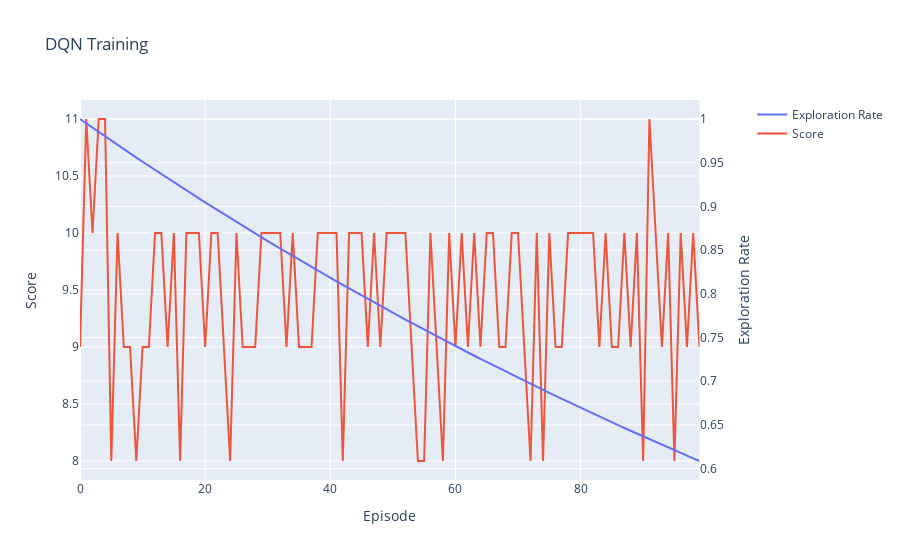
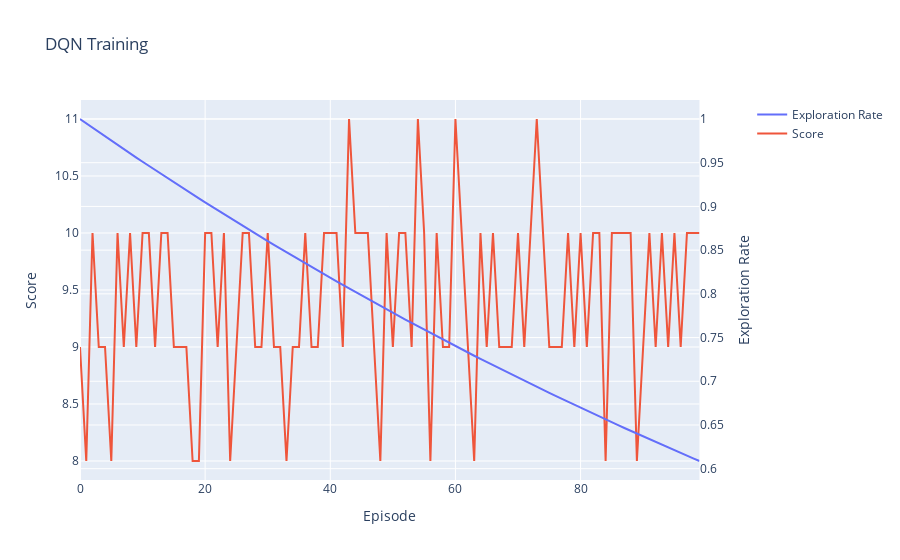

Notebook code for these charts, in order:
### Code cell
import gym
import plotly.express as px
from continuing_education.lib.experiments import ExperimentManager
import plotly.graph_objects as go
from plotly.subplots import make_subplots

def exploration_rate_line(*, explore_rate_decay: float, start_value: float, num_episodes: int) -> list[float]:
    """Plot the exploration rate over time."""
    exploration_rate = start_value
    exploration_rates = []
    for _ in range(num_episodes):
        exploration_rates.append(exploration_rate)
        exploration_rate *= explore_rate_decay
    return exploration_rates

if __name__ == "__main__":
    LR = 1e-2
    GAMMA = 0.99999  # Cartpole benefits from a high gamma because the longer the pole is up, the higher the reward
    HIDDEN_SIZES = [16, 16]
    NUM_EPISODES = 100
    MAX_T = 100
    BATCH_SIZE = 64
    MAX_MEMORY = 10000
    EXPLORE_RATE_DECAY = 0.995
    # Do this a few times to prove consistency
    last_10_percent_mean = []

    for _ in range(3):
        env = gym.make("CartPole-v1")
        value_network = QLearningModel(
            state_size=OBSERVATION_SPACE_SHAPE[0],
            action_size=ACTION_SPACE_SIZE,
            hidden_sizes=HIDDEN_SIZES,
        ).to(DEVICE)
        optimizer = optim.Adam(value_network.parameters(), lr=LR)
        scores = dqn_train(
            env=env,
            value_network=value_network,
            optimizer=optimizer,
            gamma=GAMMA,
            num_episodes=NUM_EPISODES,
            max_t=MAX_T,
            memory=ActionReplayMemory(MAX_MEMORY),
            batch_size=BATCH_SIZE,
            exploration_rate_decay=EXPLORE_RATE_DECAY,
        )
        # Calculate the mean of the last 10 % of the scores
        last_10_percent_mean.append(
            sum(scores[int(NUM_EPISODES * 0.9) :]) / (NUM_EPISODES * 0.1)
        )
        _exploration_rate_line = exploration_rate_line(explore_rate_decay=EXPLORE_RATE_DECAY, start_value=1.0, num_episodes=NUM_EPISODES)
        fig = make_subplots(specs=[[{"secondary_y": True}]])
        fig.add_trace(
            go.Scatter(x=[i for i in range(NUM_EPISODES)], y=_exploration_rate_line, name="Exploration Rate", mode="lines"),
            secondary_y=True,
        )
        fig.add_trace(
            go.Scatter(x=[i for i in range(NUM_EPISODES)], y=scores, name="Score", mode="lines"),
            secondary_y=False,
        )
        fig.update_layout(title="DQN Training")
        fig.update_xaxes(title_text="Episode")
        fig.update_yaxes(title_text="Exploration Rate", secondary_y=True)
        fig.update_yaxes(title_text="Score", secondary_y=False)
        fig.show()
    ExperimentManager(
        name="DQN",
        description="Main Results",
        primary_metric="last_10_percent_mean",
        file=__this_file,
    ).commit(metrics={"last_10_percent_mean": last_10_percent_mean})

### Figure 1 — Plotly figure (JSON) as saved in the notebook; plotly's stock layout.template omitted (floating-point values rounded to 4 significant figures)
{"data": [{"mode": "lines", "name": "Exploration Rate", "type": "scatter", "x": [0, 1, 2, 3, 4, 5, 6, 7, 8, 9, 10, 11, 12, 13, 14, 15, 16, 17, 18, 19, 20, 21, 22, 23, 24, 25, 26, 27, 28, 29, 30, 31, 32, 33, 34, 35, 36, 37, 38, 39, 40, 41, 42, 43, 44, 45, 46, 47, 48, 49, 50, 51, 52, 53, 54, 55, 56, 57, 58, 59, 60, 61, 62, 63, 64, 65, 66, 67, 68, 69, 70, 71, 72, 73, 74, 75, 76, 77, 78, 79, 80, 81, 82, 83, 84, 85, 86, 87, 88, 89, 90, 91, 92, 93, 94, 95, 96, 97, 98, 99], "xaxis": "x", "y": [1, 0.995, 0.99, 0.9851, 0.9801, 0.9752, 0.9704, 0.9655, 0.9607, 0.9559, 0.9511, 0.9464, 0.9416, 0.9369, 0.9322, 0.9276, 0.9229, 0.9183, 0.9137, 0.9092, 0.9046, 0.9001, 0.8956, 0.8911, 0.8867, 0.8822, 0.8778, 0.8734, 0.8691, 0.8647, 0.8604, 0.8561, 0.8518, 0.8475, 0.8433, 0.8391, 0.8349, 0.8307, 0.8266, 0.8224, 0.8183, 0.8142, 0.8102, 0.8061, 0.8021, 0.7981, 0.7941, 0.7901, 0.7862, 0.7822, 0.7783, 0.7744, 0.7705, 0.7667, 0.7629, 0.759, 0.7553, 0.7515, 0.7477, 0.744, 0.7403, 0.7366, 0.7329, 0.7292, 0.7256, 0.7219, 0.7183, 0.7147, 0.7112, 0.7076, 0.7041, 0.7005, 0.697, 0.6936, 0.6901, 0.6866, 0.6832, 0.6798, 0.6764, 0.673, 0.6696, 0.6663, 0.663, 0.6597, 0.6564, 0.6531, 0.6498, 0.6466, 0.6433, 0.6401, 0.6369, 0.6337, 0.6306, 0.6274, 0.6243, 0.6211, 0.618, 0.6149, 0.6119, 0.6088], "yaxis": "y2"}, {"mode": "lines", "name": "Score", "type": "scatter", "x": [0, 1, 2, 3, 4, 5, 6, 7, 8, 9, 10, 11, 12, 13, 14, 15, 16, 17, 18, 19, 20, 21, 22, 23, 24, 25, 26, 27, 28, 29, 30, 31, 32, 33, 34, 35, 36, 37, 38, 39, 40, 41, 42, 43, 44, 45, 46, 47, 48, 49, 50, 51, 52, 53, 54, 55, 56, 57, 58, 59, 60, 61, 62, 63, 64, 65, 66, 67, 68, 69, 70, 71, 72, 73, 74, 75, 76, 77, 78, 79, 80, 81, 82, 83, 84, 85, 86, 87, 88, 89, 90, 91, 92, 93, 94, 95, 96, 97, 98, 99], "xaxis": "x", "y": [9, 11, 10, 11, 11, 8, 10, 9, 9, 8, 9, 9, 10, 10, 9, 10, 8, 10, 10, 10, 9, 10, 10, 9, 8, 10, 9, 9, 9, 10, 10, 10, 10, 9, 10, 9, 9, 9, 10, 10, 10, 10, 8, 10, 10, 10, 9, 10, 9, 10, 10, 10, 10, 9, 8, 8, 10, 9, 8, 10, 9, 10, 9, 10, 9, 10, 10, 9, 9, 10, 10, 9, 8, 10, 8, 10, 9, 9, 10, 10, 10, 10, 10, 9, 10, 9, 9, 10, 9, 10, 8, 11, 10, 9, 10, 8, 10, 9, 10, 9], "yaxis": "y"}], "layout": {"title": {"text": "DQN Training"}, "xaxis": {"anchor": "y", "domain": [0, 0.94], "title": {"text": "Episode"}}, "yaxis": {"anchor": "x", "domain": [0, 1], "title": {"text": "Score"}}, "yaxis2": {"anchor": "x", "overlaying": "y", "side": "right", "title": {"text": "Exploration Rate"}}}}

### Figure 2 — Plotly figure (JSON) as saved in the notebook; plotly's stock layout.template omitted (floating-point values rounded to 4 significant figures)
{"data": [{"mode": "lines", "name": "Exploration Rate", "type": "scatter", "x": [0, 1, 2, 3, 4, 5, 6, 7, 8, 9, 10, 11, 12, 13, 14, 15, 16, 17, 18, 19, 20, 21, 22, 23, 24, 25, 26, 27, 28, 29, 30, 31, 32, 33, 34, 35, 36, 37, 38, 39, 40, 41, 42, 43, 44, 45, 46, 47, 48, 49, 50, 51, 52, 53, 54, 55, 56, 57, 58, 59, 60, 61, 62, 63, 64, 65, 66, 67, 68, 69, 70, 71, 72, 73, 74, 75, 76, 77, 78, 79, 80, 81, 82, 83, 84, 85, 86, 87, 88, 89, 90, 91, 92, 93, 94, 95, 96, 97, 98, 99], "xaxis": "x", "y": [1, 0.995, 0.99, 0.9851, 0.9801, 0.9752, 0.9704, 0.9655, 0.9607, 0.9559, 0.9511, 0.9464, 0.9416, 0.9369, 0.9322, 0.9276, 0.9229, 0.9183, 0.9137, 0.9092, 0.9046, 0.9001, 0.8956, 0.8911, 0.8867, 0.8822, 0.8778, 0.8734, 0.8691, 0.8647, 0.8604, 0.8561, 0.8518, 0.8475, 0.8433, 0.8391, 0.8349, 0.8307, 0.8266, 0.8224, 0.8183, 0.8142, 0.8102, 0.8061, 0.8021, 0.7981, 0.7941, 0.7901, 0.7862, 0.7822, 0.7783, 0.7744, 0.7705, 0.7667, 0.7629, 0.759, 0.7553, 0.7515, 0.7477, 0.744, 0.7403, 0.7366, 0.7329, 0.7292, 0.7256, 0.7219, 0.7183, 0.7147, 0.7112, 0.7076, 0.7041, 0.7005, 0.697, 0.6936, 0.6901, 0.6866, 0.6832, 0.6798, 0.6764, 0.673, 0.6696, 0.6663, 0.663, 0.6597, 0.6564, 0.6531, 0.6498, 0.6466, 0.6433, 0.6401, 0.6369, 0.6337, 0.6306, 0.6274, 0.6243, 0.6211, 0.618, 0.6149, 0.6119, 0.6088], "yaxis": "y2"}, {"mode": "lines", "name": "Score", "type": "scatter", "x": [0, 1, 2, 3, 4, 5, 6, 7, 8, 9, 10, 11, 12, 13, 14, 15, 16, 17, 18, 19, 20, 21, 22, 23, 24, 25, 26, 27, 28, 29, 30, 31, 32, 33, 34, 35, 36, 37, 38, 39, 40, 41, 42, 43, 44, 45, 46, 47, 48, 49, 50, 51, 52, 53, 54, 55, 56, 57, 58, 59, 60, 61, 62, 63, 64, 65, 66, 67, 68, 69, 70, 71, 72, 73, 74, 75, 76, 77, 78, 79, 80, 81, 82, 83, 84, 85, 86, 87, 88, 89, 90, 91, 92, 93, 94, 95, 96, 97, 98, 99], "xaxis": "x", "y": [9, 8, 10, 9, 9, 8, 10, 9, 10, 9, 10, 10, 9, 10, 10, 9, 9, 9, 8, 8, 10, 10, 9, 10, 8, 9, 10, 10, 9, 9, 10, 9, 9, 8, 9, 9, 10, 9, 9, 10, 10, 10, 9, 11, 10, 10, 10, 9, 8, 10, 9, 10, 10, 9, 11, 10, 8, 10, 9, 9, 11, 10, 9, 8, 10, 9, 10, 9, 9, 9, 10, 9, 10, 11, 10, 9, 9, 9, 10, 9, 10, 9, 10, 10, 8, 10, 10, 10, 10, 8, 9, 10, 9, 10, 9, 10, 9, 10, 10, 10], "yaxis": "y"}], "layout": {"title": {"text": "DQN Training"}, "xaxis": {"anchor": "y", "domain": [0, 0.94], "title": {"text": "Episode"}}, "yaxis": {"anchor": "x", "domain": [0, 1], "title": {"text": "Score"}}, "yaxis2": {"anchor": "x", "overlaying": "y", "side": "right", "title": {"text": "Exploration Rate"}}}}
